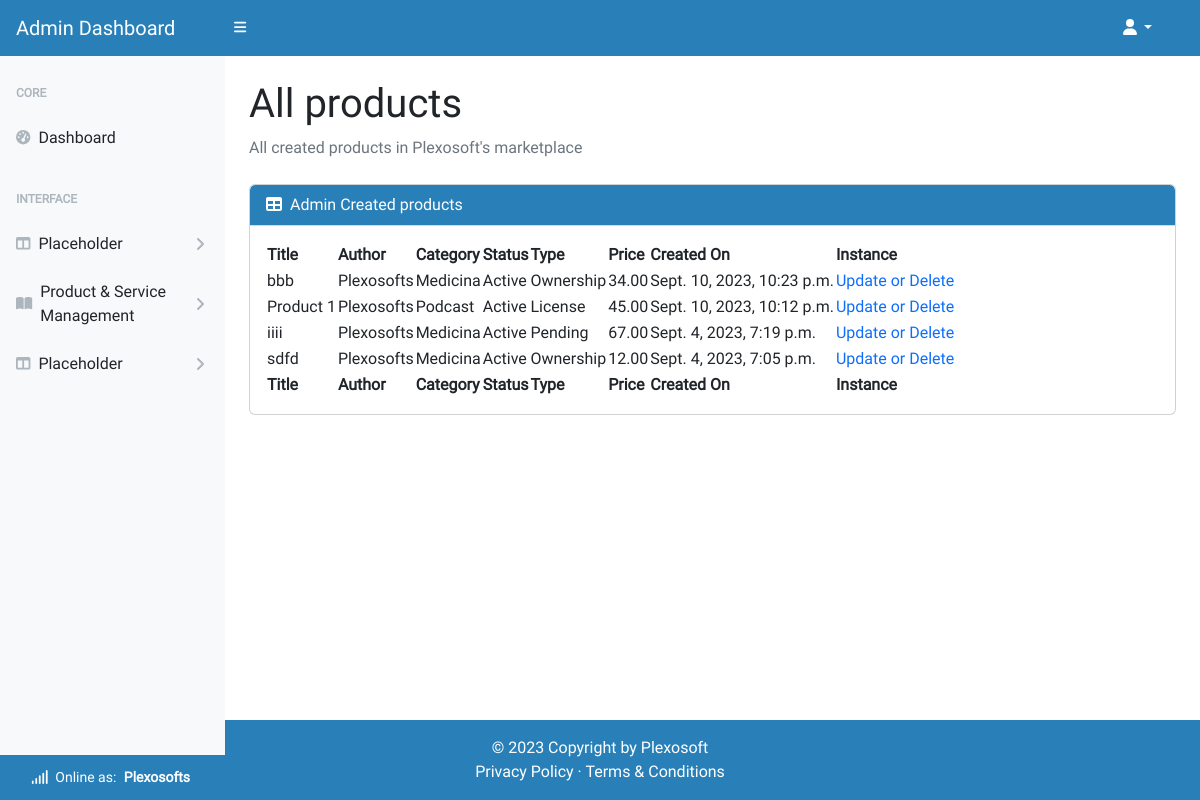
Screenshot of /account/admin/all_product/ (signed in) with the database file from the repository.
### homepage/models.py (models this page shows)
class UserProfile(AbstractUser):
    email = models.EmailField(
        unique=True)
    role = models.IntegerField(choices=ROLES, default=0)
    type = models.IntegerField(choices=USER_TYPE, default=0)
    status = models.IntegerField(choices=STATUS, default=2)
    user_transactions = models.ManyToManyField(
        'product_service.Product',
        through='product_service.Transaction',
        related_name='user_profiles')
    class Meta:
        ordering = ['username']
    def __str__(self):
        return f'{self.username}'

### product_service/models.py (models this page shows, shortened)
class Product(models.Model):
    title = models.CharField(max_length=64, unique=True)
    sku = models.CharField(max_length=64, unique=True)
    price = models.DecimalField(max_digits=6, decimal_places=2)
    description = models.TextField(max_length=256)
    status = models.IntegerField(choices=STATUS, default=0)
    category = models.ForeignKey(
        Category, on_delete=models.SET_NULL,
        related_name='product_categories', null=True, blank=True)
    excerpt = models.CharField(max_length=128)
    type = models.IntegerField(choices=SCOPE_TYPE, default=1)
    instance = models.IntegerField(choices=INSTANCE_TYPE, default=0)
    code = models.ManyToManyField(CodeType, related_name="code_type")
    service = models.ManyToManyField(ServiceType, related_name="service_type")
    preview = models.URLField(
        max_length=1024, null=True, blank=True, unique=True)
    docs = models.URLField(
        max_length=1024, null=True, blank=True, unique=True)
    slug = models.SlugField(max_length=200, unique=True, blank=True)
    image = models.ImageField(null=True, blank=True)
    image_url = models.URLField(max_length=1024, null=True, blank=True)
    author = models.ForeignKey(
        'homepage.UserProfile', on_delete=models.SET_NULL,
        related_name='product_authors', null=True)
    created_on = models.DateTimeField(auto_now_add=True)
    likes = models.ManyToManyField(
        'homepage.Like', related_name='product_likes', blank=True)
    comments = models.ManyToManyField(
        'homepage.Comment', related_name='product_comments', blank=True)
    transactions = models.ManyToManyField(
        'homepage.UserProfile', through='Transaction',
        related_name='product_transactions', blank=True)
    download_url = models.ManyToManyField(
        'Download', related_name='product_downloads', blank=True)
    class Meta:
        ordering = ['title']

class Category(models.Model):
    category_name = models.CharField(max_length=64, unique=True)
    alt_name = models.CharField(max_length=64, unique=True)
    class Meta:
        ordering = ['category_name']
        verbose_name_plural = "Categories"

### product_service/views.py (the view)
# urls.py: path('account/admin/all_product/', ProductList.as_view(),
class ProductList(ProductBaseListView):
    template_name = 'admin-dashboard/all_products.html'
    context_object_name = 'admin_all_products'

### admin_dashboard/views.py (called while the page is built)
    def test_func(self):
        user_profile = self.request.user
        return user_profile and user_profile.role == 1

### homepage/custom_context_processors.py (called while the page is built)
def get_verified_email(request):
    if request.user.is_authenticated:
        try:
            email_object = EmailAddress.objects.get(user=request.user)
            if email_object.verified:
                return {'get_verified_email': email_object}
        except EmailAddress.DoesNotExist:
            pass
    return {'get_verified_email': None}

### product_service/views.py (called while the page is built)
    def get_queryset(self):
        return Product.objects.order_by('-created_on')

### admin_dashboard/templates/admin-dashboard/all_products.html
{% extends "admin-dashboard/base.html" %}
{% block content%}
<main class="pb-5 mb-5">
    <div class="container-fluid p-4 pt-0 pb-5">
        <h1 class="mt-4">All products</h1>
        <ol class="breadcrumb mb-4">
            <li class="breadcrumb-item active">All created products in Plexosoft's marketplace</li>
        </ol>
        <div class="card mb-4">
            <div class="card-header">
                <i class="fas fa-table me-1"></i>
                Admin Created products
            </div>
            <div class="card-body">
                <table id="datatablesSimple">
                    <thead>
                        <tr>
                            <th>Title</th>
                            <th>Author</th>
                            <th>Category</th>
                            <th>Status</th>
                            <th>Type</th>
                            <th>Price</th>
                            <th>Created On</th>
                            <th>Instance</th>
                        </tr>
                    </thead>
                    <tfoot>
                        <tr>
                            <th>Title</th>
                            <th>Author</th>
                            <th>Category</th>
                            <th>Status</th>
                            <th>Type</th>
                            <th>Price</th>
                            <th>Created On</th>
                            <th>Instance</th>
                        </tr>
                    </tfoot>
                    <tbody>
                        {% for product in admin_all_products.all %}
                        <tr>
                            <td>{{ product.title }}</td>
                            <td>{{ product.author }}</td>
                            <td>{{ product.category.category_name }}</td>
                            <td>{{ product.get_status_display }}</td>
                            <td>{{ product.get_type_display }}</td>
                            <td>{{ product.price }}</td>
                            <td>{{ product.created_on }}</td>
                            <td>
                                <a href="{% url 'admin_product_update' product.slug %}">Update or Delete</a>
                            </td>
                        </tr>
                        {% endfor %}
                    </tbody>
                </table>
            </div>
        </div>
    </div>
</main>
{% endblock %}

### admin_dashboard/templates/admin-dashboard/base.html (shortened to what this page needs)
{% load static %}
{% now "Y-m-d" as current_date %}
{% now "Y" as copyright %}
<!DOCTYPE html>
<html lang="en">
<head>
    <link href="https://cdn.jsdelivr.net/npm/bootstrap@5.2.3/dist/css/bootstrap.min.css" rel="stylesheet">
    <link href="https://cdn.jsdelivr.net/npm/bootstrap-icons@1.5.0/font/bootstrap-icons.css" rel="stylesheet" />
    <link href="https://cdn.jsdelivr.net/npm/simple-datatables@7.1.2/dist/style.min.css" rel="stylesheet" />
    <link href="{% static 'backend/css/styles.css' %}" rel="stylesheet" />
    <link rel="stylesheet" href="{% static 'custom/css/style.css' %}">
    <link rel="stylesheet" href="{% static 'frontend/css/base.css' %}">
</head>
<body class="sb-nav-fixed">
    <nav class="sb-topnav navbar navbar-expand navbar-light bg-light">
        <a class="navbar-brand ps-3" href="{% url 'admin_dashboard' %}">Admin Dashboard</a>
        <button class="btn btn-link btn-sm order-1 order-lg-0 me-4 me-lg-0" id="sidebarToggle" href="#!"><i
                class="fas fa-bars"></i></button>
        <div class="d-md-inline-block form-inline ms-auto me-0 me-md-3 my-2 my-md-0">
            <ul class="navbar-nav ms-auto ms-md-0 me-3 me-lg-4">
                <li class="nav-item dropdown">
                    <a class="nav-link dropdown-toggle" id="navbarDropdown" href="#" role="button"
                        data-bs-toggle="dropdown" aria-expanded="false"><i class="fas fa-user fa-fw"></i></a>
                </li>
            </ul>
        </div>
    </nav>
    <div id="layoutSidenav">
        <div id="layoutSidenav_nav">
            <nav class="sb-sidenav accordion sb-sidenav-light" id="sidenavAccordion">
                <div class="sb-sidenav-menu">
                    <div class="nav">
                        <div class="sb-sidenav-menu-heading">Core</div>
                        <a class="nav-link" href="{% url 'admin_dashboard' %}">
                            <div class="sb-nav-link-icon"><i class="fas fa-tachometer-alt"></i></div>
                            Dashboard
                        </a>
                        <div class="sb-sidenav-menu-heading">Interface</div>
                        <a class="nav-link collapsed" href="#" data-bs-toggle="collapse"
                            data-bs-target="#collapseLayouts" aria-expanded="false" aria-controls="collapseLayouts">
                            <div class="sb-nav-link-icon"><i class="fas fa-columns"></i></div>
                            Placeholder
                            <div class="sb-sidenav-collapse-arrow"><i class="fas fa-angle-down"></i></div>
                        </a>
                        <a class="nav-link collapsed" href="#" data-bs-toggle="collapse" data-bs-target="#collapsePages"
                            aria-expanded="false" aria-controls="collapsePages">
                            <div class="sb-nav-link-icon"><i class="fas fa-book-open"></i></div>
                            Product & Service Management
                            <div class="sb-sidenav-collapse-arrow"><i class="fas fa-angle-down"></i></div>
                        </a>
                        <a class="nav-link collapsed" href="#" data-bs-toggle="collapse" data-bs-target="#collapseRoles"
                            aria-expanded="false" aria-controls="collapseRoles">
                            <div class="sb-nav-link-icon"><i class="fas fa-columns"></i></div>
                            Placeholder
                            <div class="sb-sidenav-collapse-arrow"><i class="fas fa-angle-down"></i></div>
                        </a>
                    </div>
                </div>
                <div class="sb-sidenav-footer text-center">
                    <div class="small"> <i class="fa-solid fa-signal"></i>
                        &nbsp;Online as:
                        <span class="px-1"><strong>{{ request.user.username }}
                            </strong>
                        </span>
                    </div>
                </div>
            </nav>
        </div>
        <div id="layoutSidenav_content">
            {% block content %}
            {% endblock content %}
        </div>
    </div>
    <footer class="text-center text-lg-start bg-light text-muted mt-5 footer-sticky">
        <div class="text-center pt-3 px-4 footer-bg text-white">
            © {{ copyright }} Copyright by
            <a class="text-reset" href="https://github.com/plexoio/py">Plexosoft</a>
        </div>
        <div class="text-center pb-3 px-4 footer-bg m-0 text-white">
            <a class="text-reset" href="" target="_blank">Privacy Policy</a>
            &middot;
            <a class="text-reset" href="" target="_blank">Terms &amp; Conditions</a>
        </div>
    </footer>
</body>
</html>

### static/custom/css/style.css (style rules this page uses)
* { font-family: 'Roboto', Fairplay, sans-serif; }
h1 { font-family: 'Fairplay', Roboto, sans-serif; }
a { text-decoration: none; }
.footer-sticky { position: fixed; bottom: 0; width: 100%; }

### static/frontend/css/base.css (style rules this page uses)
a { text-decoration: none !important; }
.card { overflow: hidden; }
.card-header, .card-header-hover { border-radius: 0px; background-color: #2980B9; color: #fff; border-bottom: 1px solid #dadada; }
.footer-bg { background-color: #2980b9; }
.navbar-light { background-color: #2980B9 !important; color: #ffffff !important; }
.navbar-brand, .fa-bars, .fa-user, .dropdown-toggle::after { color: #ffffff !important; transition: 0.3s; }
.nav-link { transition: background-color 0.3s, color 0.3s; color: #ffffff; }
.sb-nav-link-icon, .sb-sidenav-collapse-arrow { transition: color 0.3s; }
.sb-sidenav-light .sb-sidenav-footer { background-color: #2980b9; color: #fff; }

### rows the page displays
UserProfile: user.username "Plexosofts"
Product: title "bbb", author "Plexosofts", category.category_name "Medicina", status "Active", type "Ownership", price "34.00", created_on "Sept. 10, 2023, 10:23 p.m."
Product: title "Product 1", author "Plexosofts", category.category_name "Podcast", status "Active", type "License", price "45.00", created_on "Sept. 10, 2023, 10:12 p.m."
Product: title "iiii", author "Plexosofts", category.category_name "Medicina", status "Active", type "Pending", price "67.00", created_on "Sept. 4, 2023, 7:19 p.m."
Product: title "sdfd", author "Plexosofts", category.category_name "Medicina", status "Active", type "Ownership", price "12.00", created_on "Sept. 4, 2023, 7:05 p.m."

### other values shown
{{ copyright }} "2023"
